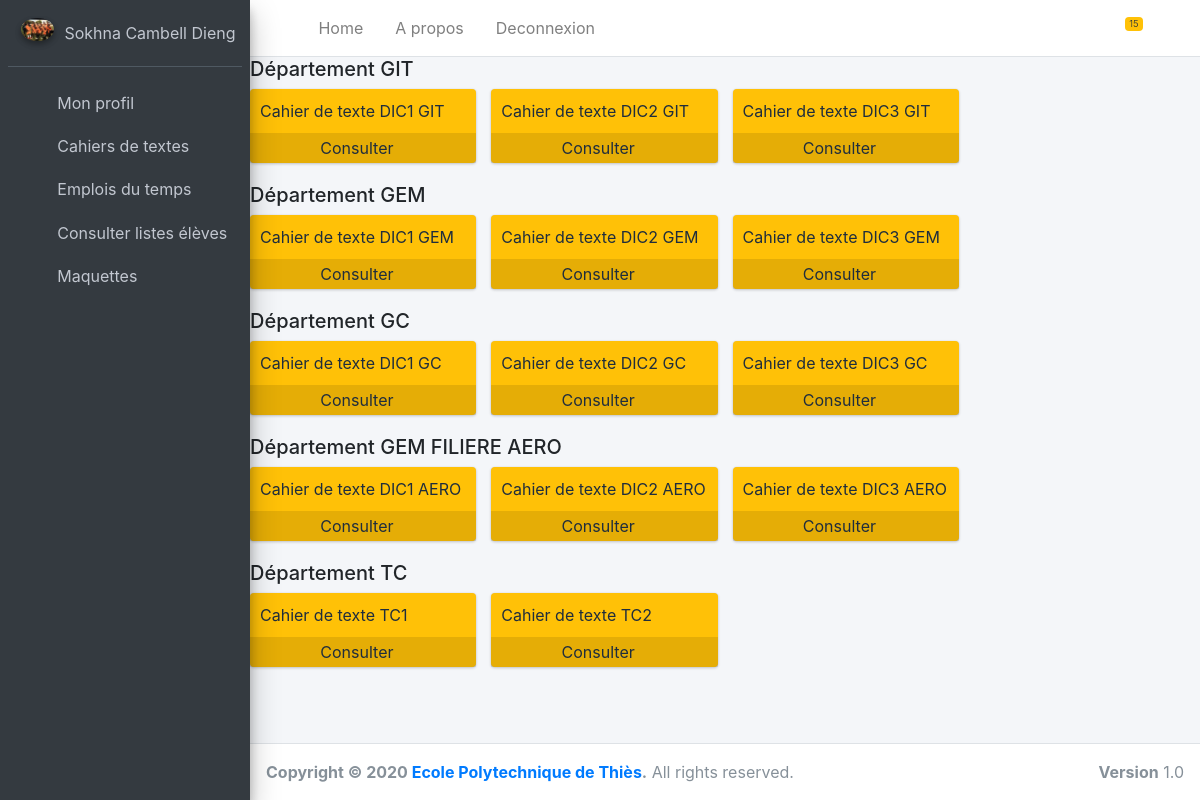
The page /authentification/CahierDeTexte/1/2/ on the database its author committed.
### authentification/models.py (models this page shows)
class Eleve(models.Model):
    prenom = models.CharField(max_length=40)
    nom = models.CharField(max_length=20)
    email = models.EmailField(unique=True, null=False)
    telephone = models.IntegerField()
    statut = models.CharField(default='simple', max_length=40)
    genre = models.CharField(max_length=20, default='genre')
    profil = models.ImageField(upload_to="photos/",default='/media/photos/avatar1.png/')
    mot_de_passe = models.CharField(null=False, max_length=40)
    classe = models.ForeignKey('Classe',on_delete=models.CASCADE)

class Departement(models.Model):
    nom_dept = models.CharField('nom_dept', max_length=30)
    systeme = models.CharField('nom_dept', max_length=30, default='semestriel')
    chef_dept = models.ForeignKey('Professeur',on_delete=models.CASCADE, default="1")

class Classe(models.Model):
    nom_classe = models.CharField('nom_classe', max_length=10)
    departement = models.ForeignKey('Departement', on_delete=models.CASCADE)

### authentification/views.py (the view)
# urls.py: path('CahierDeTexte/<int:user>/<int:cleUser>/', views.CahierDeTexte, name='CDT'),
def CahierDeTexte(request,user,cleUser):
	user = user
	cleUser = cleUser
	classe = Classe.objects.all()
	dept = Departement.objects.all()
	prof = Professeur.objects.all()
	eleve = Eleve.objects.all()
	if user == 1:
		el = Eleve.objects.get(pk=cleUser)
		return render(request, 'registration/CDT.Eleve.html', {'classe':classe,'user':user,'cleUser':cleUser,'eleve':el,'prof':prof,'dept':dept})
	if user == 2:
		pr = Professeur.objects.get(pk=cleUser)
		return render(request, 'registration/CDT.Prof.html', {'classe':classe,'user':user,'cleUser':cleUser,'eleve':eleve,'prof':pr,'dept':dept})

### authentification/Templates/registration/CDT.Eleve.html (shortened to what this page needs)
{% extends "registration/baseEleve.html" %}
{% block content %}
<div class="content-wrapper">
    {% for d in dept %}
        <h5>Département {{d.nom_dept}}</h5>
        <div class=" row">
            {% for c in classe %}
                {% if c.departement == d %}
                    <div class="col-lg-3 col-6">
                        <div class="small-box bg-warning">
                            <div class="inner">
                                Cahier de texte {{ c.nom_classe }}
                            </div>
                            <a href="{% url 'CDTClasse' user cleUser c.pk %}" class="small-box-footer">Consulter<i class="fas fa-arrow-circle-right"></i></a>
                        </div>
                    </div>
                {% endif %}
            {% endfor %}
        </div>
    {% endfor %}
</div>
{% endblock %}

### authentification/Templates/registration/baseEleve.html (shortened to what this page needs)
{% load static %}
<!DOCTYPE html>
<html>
<head>
  <link rel="stylesheet" href="{% static "dashboard/plugins/fontawesome-free/css/all.min.css" %}">
  <link rel="stylesheet" href="{% static "dashboard/ionicons.min.css" %}">
  <link rel="stylesheet" href="{% static "dashboard/plugins/tempusdominus-bootstrap-4/css/tempusdominus-bootstrap-4.min.css" %}">
  <link rel="stylesheet" href="{% static "dashboard/plugins/icheck-bootstrap/icheck-bootstrap.min.css" %}">
  <link rel="stylesheet" href="{% static "dashboard/plugins/jqvmap/jqvmap.min.css" %}">
  <link rel="stylesheet" href="{% static "dashboard/dist/css/adminlte.min.css" %}">
  <link rel="stylesheet" href="{% static "dashboard/plugins/overlayScrollbars/css/OverlayScrollbars.min.css" %}">
  <link rel="stylesheet" href="{% static "dashboard/plugins/daterangepicker/daterangepicker.css" %}">
  <link rel="stylesheet" href="{% static "dashboard/plugins/summernote/summernote-bs4.css" %}">
  <link rel="stylesheet" href="{% static "dashboard/cameïrou.css" %}">
</head>
<body class="hold-transition sidebar-mini layout-fixed">
<div class="wrapper">
  {% block navbar %}
  <nav class="main-header navbar navbar-expand navbar-white navbar-light">
    <ul class="navbar-nav">
      <li class="nav-item">
        <a class="nav-link" data-widget="pushmenu" href="#"><i class="fas fa-bars"></i></a>
      </li>
      <li class="nav-item d-none d-sm-inline-block">
        <a href="registration/dashboardEleve.html" class="nav-link">Home</a>
      </li>
      <li class="nav-item d-none d-sm-inline-block">
        <a href="#" class="nav-link">A propos</a>
      </li>
      <li class="nav-item d-none d-sm-inline-block">
        <a href="{% url 'connexion' %}" class="nav-link">Deconnexion</a>
      </li>
    </ul>
    <ul class="navbar-nav ml-auto">
      <li class="nav-item dropdown">
        <a class="nav-link" data-toggle="dropdown" href="#">
          <span class="badge badge-warning navbar-badge">15</span>
        </a>
      </li>
      <li class="nav-item">
        <a class="nav-link" data-widget="control-sidebar" data-slide="true" href="#">
          <i class="fas fa-th-large"></i>
        </a>
      </li>
    </ul>
  </nav>
  {% endblock %}
  {% block sidebar %}
  <aside class="main-sidebar sidebar-dark-primary elevation-4">
    <div class="sidebar">
      <div class="user-panel mt-3 pb-3 mb-3 d-flex">
        <div class="image">
          <img src="{{ eleve.profil.url }}" class="img-circle elevation-2" alt="User Image">
        </div>
        <div class="info">
          <a href="{% url 'profilEleve' eleve.pk %}" class="d-block">{{eleve.prenom}} {{eleve.nom}}</a>
        </div>
      </div>
      <nav class="mt-2">
        <ul class="nav nav-pills nav-sidebar flex-column" data-widget="treeview" role="menu" data-accordion="false">
          <li class="nav-item has-treeview">
            <a href="{% url 'profilEleve' eleve.pk %}" class="nav-link">
              <i class="nav-icon far fa-image"></i>
              <p>
                Mon profil
              </p>
            </a>
          </li>
          <li class="nav-item">
            <a href="{% url 'CDT' 1 eleve.pk %}" class="nav-link">
              <i class="nav-icon fas fa-book"></i>
              <p>
                Cahiers de textes
              </p>
            </a>
          </li>
          <li class="nav-item">
            <a href="{% url 'EDT' 1 eleve.pk %}" class="nav-link">
              <i class="nav-icon fas fa-book"></i>
              <p>
                Emplois du temps
              </p>
            </a>
          </li>
          <li class="nav-item has-treeview">
            <a href="#" class="nav-link">
              <i class="nav-icon fas fa-book"></i>
              <p>
                Consulter listes élèves
                <i class="fas fa-angle-left right"></i>
              </p>
            </a>
          </li>
          <li class="nav-item has-treeview">
            <a href="{% url 'Maquette' 1 eleve.pk %}" class="nav-link">
              <i class="nav-icon fas fa-book"></i>
              <p>
                Maquettes
              </p>
            </a>
          </li>
        </ul>
      </nav>
    </div>
  </aside>
  {% endblock %}
  {% block content %}{% endblock %}
  {% block footer %}
  <footer class="main-footer">
    <strong>Copyright &copy; 2020 <a href="http://ept.sn">Ecole Polytechnique de Thiès</a>.</strong>
    All rights reserved.
    <div class="float-right d-none d-sm-inline-block">
      <b>Version</b> 1.0
    </div>
  </footer>
  {% endblock %}
</div>
</body>
</html>

### rows shown on the page
Eleve: profil (picture), prenom "Sokhna Cambell", nom "Dieng"
Departement: nom_dept "GIT"
Classe: nom_classe "DIC1 GIT"
Classe: nom_classe "DIC2 GIT"
Classe: nom_classe "DIC3 GIT"
Departement: nom_dept "GEM"
Classe: nom_classe "DIC1 GEM"
Classe: nom_classe "DIC2 GEM"
Classe: nom_classe "DIC3 GEM"
Departement: nom_dept "GC"
Classe: nom_classe "DIC1 GC"
Classe: nom_classe "DIC2 GC"
Classe: nom_classe "DIC3 GC"
Departement: nom_dept "GEM FILIERE AERO"
Classe: nom_classe "DIC1 AERO"
Classe: nom_classe "DIC2 AERO"
Classe: nom_classe "DIC3 AERO"
Departement: nom_dept "TC"
Classe: nom_classe "TC1"
Classe: nom_classe "TC2"
